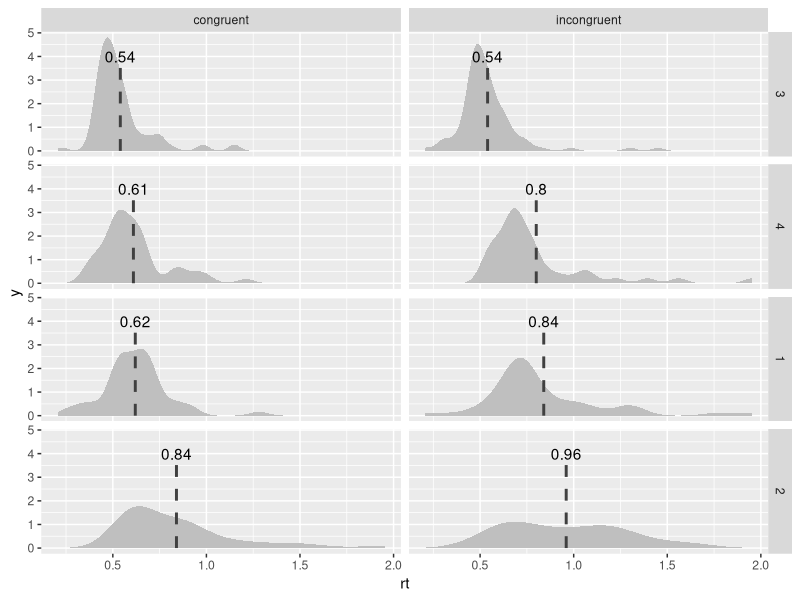

The R script that drew this image:
# libraries --------------------------------------------------------------------
library(ggplot2)
library(tidyverse)

# load the data-----------------------------------------------------------------
df <- read.csv("../data/flanker.csv")

# plot -------------------------------------------------------------------------
# get means
df_mean <- df %>%
  group_by(subject, congruency) %>%
  summarize(mean_rt = round(mean(rt), 2)) %>%
  arrange(mean_rt)

df_mean_combined <- df %>%
  group_by(subject) %>%
  summarize(mean_rt = round(mean(rt), 2)) %>%
  arrange(mean_rt)

df$subject <- factor(df$subject, levels = df_mean_combined$subject)

# plot
ggplot() +
  geom_density(data = df, aes(x = rt), color = NA, fill = "grey75") +
  facet_grid(subject ~ congruency) +
  geom_segment(data = df_mean,
               aes(x = mean_rt, xend = mean_rt, y = 0, yend = 3.9),
               size = 1, color = "grey25", linetype = "dashed") +
  geom_text(data = df_mean, aes(x = mean_rt, y = 4, label = mean_rt))
